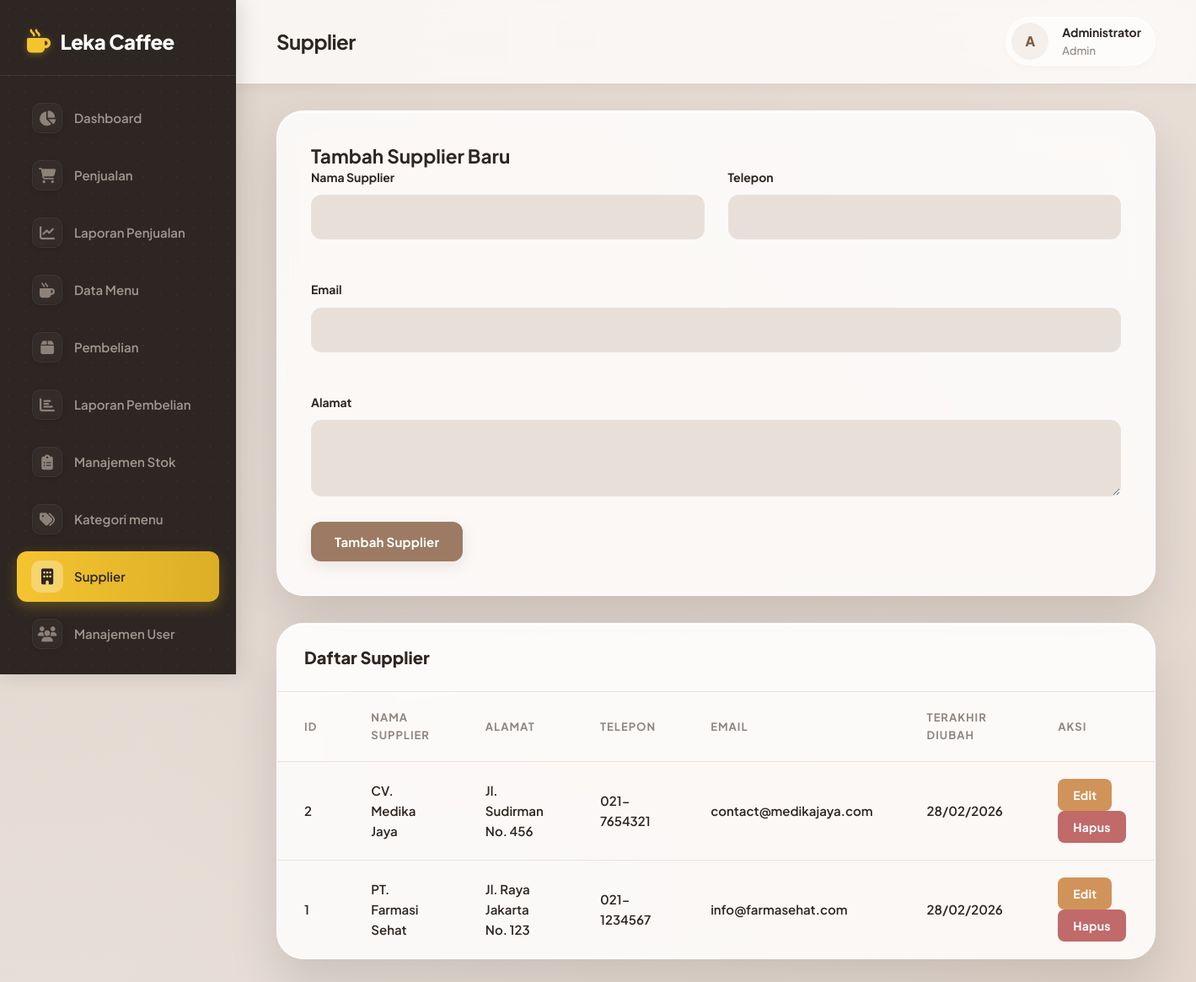
The app's page /supplier.php (signed in) with its own data.
### tables this page shows
CREATE TABLE supplier (
    id INT AUTO_INCREMENT PRIMARY KEY,
    nama_supplier VARCHAR(200) NOT NULL,
    alamat TEXT,
    telepon VARCHAR(20),
    email VARCHAR(100),
    created_at TIMESTAMP DEFAULT CURRENT_TIMESTAMP
);

### models/Supplier.php (called while the page is built, shortened)
<?php
class Supplier {
    private $conn;
    private $table_name = "supplier";
    public function __construct($db) {
        $this->conn = $db;
    }
    public function readAll() {
        $query = "SELECT * FROM " . $this->table_name . " ORDER BY nama_supplier";
        $stmt = $this->conn->prepare($query);
        $stmt->execute();
        return $stmt;
    }
}
?>

### supplier.php (the view, shortened to what this page needs)
<?php
require_once 'models/Supplier.php';
$database = new Database();
$db = $database->getConnection();
$supplier = new Supplier($db);
$stmt = $supplier->readAll();
?>
<!DOCTYPE html>
<html lang="id">
<head>
    <link rel="stylesheet" href="https://cdnjs.cloudflare.com/ajax/libs/font-awesome/6.4.0/css/all.min.css">
    <link rel="stylesheet" href="assets/css/style.css?v=<?php echo time(); ?>">
</head>
<body>
    <div class="main-container">
        <nav class="sidebar">
            <div class="sidebar-header">
                <h2><i class="fa-solid fa-mug-hot"></i> <?php echo APP_NAME; ?></h2>
            </div>
            <ul class="sidebar-nav">
                <li class="nav-item">
                    <a href="dashboard.php" class="nav-link">
                        <i class="fa-solid fa-chart-pie"></i> Dashboard
                    </a>
                </li>
                <li class="nav-item">
                    <a href="penjualan.php" class="nav-link">
                        <i class="fa-solid fa-cart-shopping"></i> Penjualan
                    </a>
                </li>
                <li class="nav-item">
                    <a href="laporan_penjualan.php" class="nav-link">
                        <i class="fa-solid fa-chart-line"></i> Laporan Penjualan
                    </a>
                </li>
                <li class="nav-item">
                    <a href="menu.php" class="nav-link">
                        <i class="fa-solid fa-mug-hot"></i> Data Menu
                    </a>
                </li>
                <li class="nav-item">
                    <a href="pembelian.php" class="nav-link">
                        <i class="fa-solid fa-box"></i> Pembelian
                    </a>
                </li>
                <li class="nav-item">
                    <a href="laporan_pembelian.php" class="nav-link">
                        <i class="fa-solid fa-chart-bar"></i> Laporan Pembelian
                    </a>
                </li>
                <li class="nav-item">
                    <a href="stok.php" class="nav-link">
                        <i class="fa-solid fa-clipboard-list"></i> Manajemen Stok
                    </a>
                </li>
                <li class="nav-item">
                    <a href="kategori.php" class="nav-link">
                        <i class="fa-solid fa-tags"></i> Kategori menu
                    </a>
                </li>
                <li class="nav-item">
                    <a href="supplier.php" class="nav-link active">
                        <i class="fa-solid fa-building"></i> Supplier
                    </a>
                </li>
                <li class="nav-item">
                    <a href="users.php" class="nav-link">
                        <i class="fa-solid fa-users"></i> Manajemen User
                    </a>
                </li>
                <li class="nav-item">
                    <a href="logout.php" class="nav-link">
                    </a>
                </li>
            </ul>
        </nav>
        <main class="main-content">
            <header class="top-nav">
                <h1>Supplier</h1>
                <div class="user-info">
                    <div class="user-avatar">
                        <?php echo strtoupper(substr($_SESSION['nama_lengkap'], 0, 1)); ?>
                    </div>
                    <div class="user-details">
                        <div class="user-name"><?php echo $_SESSION['nama_lengkap']; ?></div>
                        <div class="user-role"><?php echo ucfirst($_SESSION['user_role']); ?></div>
                    </div>
                </div>
            </header>
            <div class="content">
                <div class="form-container">
                    <h2>Tambah Supplier Baru</h2>
                    <form method="POST">
                        <div class="form-row">
                            <div class="form-group">
                                <label for="nama_supplier">Nama Supplier</label>
                                <input type="text" id="nama_supplier" name="nama_supplier" required>
                            </div>
                            <div class="form-group">
                                <label for="telepon">Telepon</label>
                                <input type="text" id="telepon" name="telepon">
                            </div>
                        </div>
                        <div class="form-row">
                            <div class="form-group">
                                <label for="email">Email</label>
                                <input type="email" id="email" name="email">
                            </div>
                        </div>
                        <div class="form-group">
                            <label for="alamat">Alamat</label>
                            <textarea id="alamat" name="alamat" rows="3"></textarea>
                        </div>
                        <button type="submit" class="btn btn-primary">Tambah Supplier</button>
                    </form>
                </div>
                <div class="table-container">
                    <div class="table-header">
                        <h3 class="table-title">Daftar Supplier</h3>
                    </div>
                    <table class="table">
                        <thead>
                            <tr>
                                <th>ID</th>
                                <th>Nama Supplier</th>
                                <th>Alamat</th>
                                <th>Telepon</th>
                                <th>Email</th>
                                <th>Terakhir Diubah</th>
                                <th>Aksi</th>
                            </tr>
                        </thead>
                        <tbody>
                            <?php while ($row = $stmt->fetch(PDO::FETCH_ASSOC)): ?>
                            <tr>
                                <td><?php echo $row['id']; ?></td>
                                <td><?php echo $row['nama_supplier']; ?></td>
                                <td><?php echo $row['alamat'] ?: '-'; ?></td>
                                <td><?php echo $row['telepon'] ?: '-'; ?></td>
                                <td><?php echo $row['email'] ?: '-'; ?></td>
                                <td><?php
                                    $dateToShow = !empty($row['updated_at']) ? $row['updated_at'] : $row['created_at'];
                                    echo date('d/m/Y', strtotime($dateToShow));
                                ?></td>
                                <td>
                                    <button onclick="editSupplier(<?php echo htmlspecialchars(json_encode($row)); ?>)"
                                            class="btn btn-warning btn-sm">Edit</button>
                                    <button onclick="deleteSupplier(<?php echo $row['id']; ?>)"
                                            class="btn btn-danger btn-sm">Hapus</button>
                                </td>
                            </tr>
                            <?php endwhile; ?>
                        </tbody>
                    </table>
                </div>
            </div>
        </main>
    </div>
</body>
</html>

### records on screen
supplier: id "2", nama_supplier "CV. Medika Jaya", alamat "Jl. Sudirman No. 456", telepon "021-7654321", email "contact@medikajaya.com", created_at "28/02/2026"
supplier: id "1", nama_supplier "PT. Farmasi Sehat", alamat "Jl. Raya Jakarta No. 123", telepon "021-1234567", email "info@farmasehat.com", created_at "28/02/2026"

### other values on screen
APP_NAME "Leka Caffee"
substr($_SESSION['nama_lengkap'], 0, 1) "A"
$_SESSION['nama_lengkap'] "Administrator"
$_SESSION['user_role'] "Admin"
